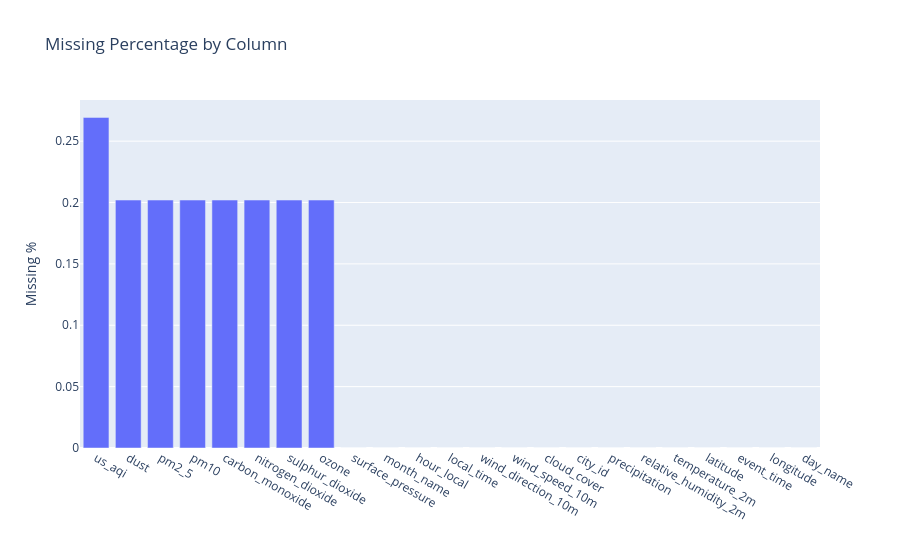

This figure's notebook cell:
### Markdown cell above
## Chart 1: Missingness profile

Finding: missingness is very low overall, with AQI and pollutant columns showing only trace nulls near the start of coverage and weather columns effectively complete.

Possible explanation: the CAMS-derived air-quality history starts slightly after the requested range for a few pollutant fields, while ERA5 weather is continuous.

Model implication: we should avoid synthetic filling, accept the short initial null region, and let rolling and lag features naturally drop early rows where context is unavailable.

### Code cell
missing_plot = (df.isna().mean() * 100).sort_values(ascending=False).reset_index()
missing_plot.columns = ['column', 'missing_pct']
fig = px.bar(missing_plot, x='column', y='missing_pct', title='Missing Percentage by Column')
fig.update_layout(xaxis_title='', yaxis_title='Missing %')
fig.show()

### Figure 1 — Plotly figure (JSON) as saved in the notebook; plotly's stock layout.template omitted (floating-point values rounded to 4 significant figures)
{"data": [{"alignmentgroup": "True", "hovertemplate": "column=%{x}<br>missing_pct=%{y}<extra></extra>", "legendgroup": "", "marker": {"color": "#636efa", "pattern": {"shape": ""}}, "name": "", "offsetgroup": "", "orientation": "v", "showlegend": false, "textposition": "auto", "type": "bar", "x": ["us_aqi", "dust", "pm2_5", "pm10", "carbon_monoxide", "nitrogen_dioxide", "sulphur_dioxide", "ozone", "surface_pressure", "month_name", "hour_local", "local_time", "wind_direction_10m", "wind_speed_10m", "cloud_cover", "city_id", "precipitation", "relative_humidity_2m", "temperature_2m", "latitude", "event_time", "longitude", "day_name"], "xaxis": "x", "y": [0.2694, 0.202, 0.202, 0.202, 0.202, 0.202, 0.202, 0.202, 0, 0, 0, 0, 0, 0, 0, 0, 0, 0, 0, 0, 0, 0, 0], "yaxis": "y"}], "layout": {"barmode": "relative", "legend": {"tracegroupgap": 0}, "title": {"text": "Missing Percentage by Column"}, "xaxis": {"anchor": "y", "domain": [0, 1], "title": {"text": ""}}, "yaxis": {"anchor": "x", "domain": [0, 1], "title": {"text": "Missing %"}}}}
